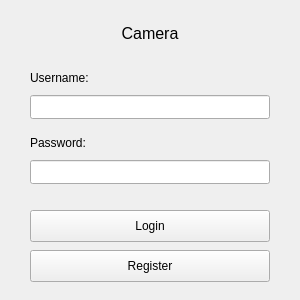
<?xml version="1.0" encoding="UTF-8"?>
<ui version="4.0">
 <class>MainWindow</class>
 <widget class="QMainWindow" name="MainWindow">
  <property name="geometry">
   <rect>
    <x>0</x>
    <y>0</y>
    <width>300</width>
    <height>300</height>
   </rect>
  </property>
  <property name="minimumSize">
   <size>
    <width>300</width>
    <height>300</height>
   </size>
  </property>
  <property name="maximumSize">
   <size>
    <width>300</width>
    <height>300</height>
   </size>
  </property>
  <property name="windowTitle">
   <string>Object Detection</string>
  </property>
  <widget class="QWidget" name="centralwidget">
   <widget class="QLabel" name="label_name">
    <property name="geometry">
     <rect>
      <x>50</x>
      <y>25</y>
      <width>200</width>
      <height>16</height>
     </rect>
    </property>
    <property name="font">
     <font>
      <pointsize>12</pointsize>
     </font>
    </property>
    <property name="text">
     <string>Camera</string>
    </property>
    <property name="alignment">
     <set>Qt::AlignCenter</set>
    </property>
   </widget>
   <widget class="QLabel" name="label_username">
    <property name="geometry">
     <rect>
      <x>30</x>
      <y>70</y>
      <width>66</width>
      <height>16</height>
     </rect>
    </property>
    <property name="text">
     <string>Username:</string>
    </property>
   </widget>
   <widget class="QLabel" name="label_password">
    <property name="geometry">
     <rect>
      <x>30</x>
      <y>135</y>
      <width>66</width>
      <height>16</height>
     </rect>
    </property>
    <property name="text">
     <string>Password: </string>
    </property>
   </widget>
   <widget class="QLineEdit" name="username_input">
    <property name="geometry">
     <rect>
      <x>30</x>
      <y>95</y>
      <width>240</width>
      <height>24</height>
     </rect>
    </property>
   </widget>
   <widget class="QLineEdit" name="password_input">
    <property name="geometry">
     <rect>
      <x>30</x>
      <y>160</y>
      <width>240</width>
      <height>24</height>
     </rect>
    </property>
    <property name="echoMode">
     <enum>QLineEdit::Password</enum>
    </property>
   </widget>
   <widget class="QPushButton" name="login_button">
    <property name="geometry">
     <rect>
      <x>30</x>
      <y>210</y>
      <width>240</width>
      <height>32</height>
     </rect>
    </property>
    <property name="text">
     <string>Login</string>
    </property>
   </widget>
   <widget class="QPushButton" name="register_button">
    <property name="geometry">
     <rect>
      <x>30</x>
      <y>250</y>
      <width>240</width>
      <height>32</height>
     </rect>
    </property>
    <property name="text">
     <string>Register</string>
    </property>
   </widget>
  </widget>
 </widget>
 <resources/>
 <connections/>
</ui>
